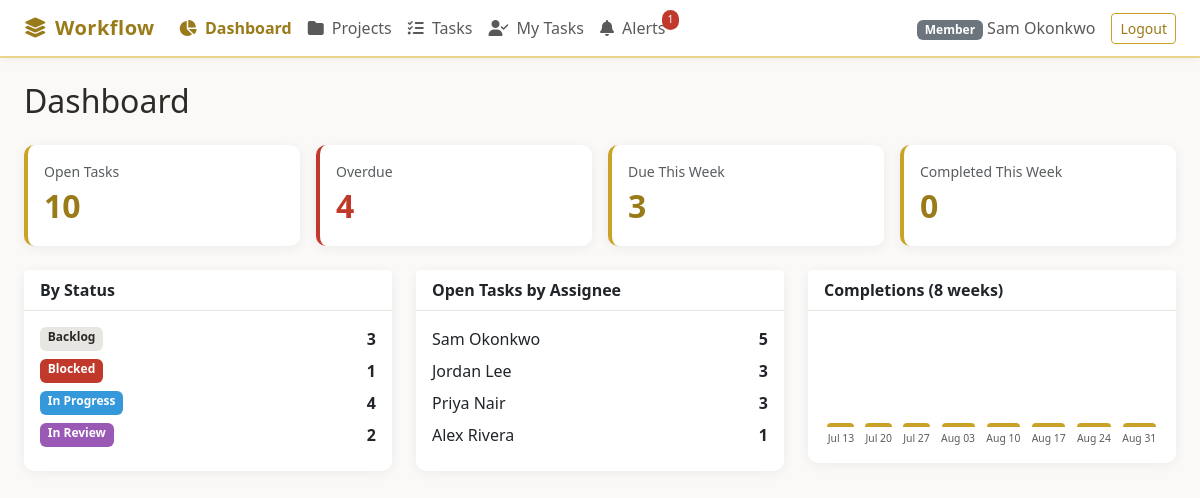
/dashboard (signed in), run on the app's committed database.
### models/user.py (models this page shows, shortened)
class UserModel(db.Model):
    __tablename__ = "users"
    id = db.Column(db.Integer, primary_key=True)
    name = db.Column(db.String(120), nullable=False)
    email = db.Column(db.String(120), unique=True, nullable=False, index=True)
    password_hash = db.Column(db.String(256), nullable=False)
    role = db.Column(db.String(20), nullable=False, default="member")
    created_at = db.Column(db.DateTime, default=datetime.utcnow)
    owned_projects = db.relationship("ProjectModel", back_populates="owner", foreign_keys="ProjectModel.owner_id")
    memberships = db.relationship("ProjectMemberModel", back_populates="user", cascade="all, delete-orphan")
    assignments = db.relationship("TaskAssigneeModel", back_populates="user", cascade="all, delete-orphan")
    comments = db.relationship("CommentModel", back_populates="user")
    history_entries = db.relationship("TaskHistoryModel", back_populates="user")
    alerts = db.relationship("AlertModel", back_populates="user", cascade="all, delete-orphan")
    @property
    def is_manager(self):
        return self.role == "manager"

### models/tasks.py (models this page shows, shortened)
class TaskModel(db.Model):
    __tablename__ = "tasks"
    id = db.Column(db.Integer, primary_key=True)
    project_id = db.Column(db.Integer, db.ForeignKey("projects.id"), nullable=False)
    title = db.Column(db.String(200), nullable=False)
    description = db.Column(db.Text, default="")
    priority = db.Column(db.String(20), default="Medium", nullable=False)
    status = db.Column(db.String(20), default="Backlog", nullable=False)
    due_date = db.Column(db.Date, nullable=True)
    blocked_from_status = db.Column(db.String(20), nullable=True)
    created_at = db.Column(db.DateTime, default=datetime.utcnow)
    updated_at = db.Column(db.DateTime, default=datetime.utcnow, onupdate=datetime.utcnow)
    project = db.relationship("ProjectModel", back_populates="tasks")
    assignees = db.relationship("TaskAssigneeModel", back_populates="task", cascade="all, delete-orphan")
    comments = db.relationship("CommentModel", back_populates="task", cascade="all, delete-orphan")
    history = db.relationship("TaskHistoryModel", back_populates="task", cascade="all, delete-orphan")
    alerts = db.relationship("AlertModel", back_populates="task", cascade="all, delete-orphan")
    blocking_deps = db.relationship(
        "TaskDependencyModel",
        foreign_keys="TaskDependencyModel.task_id",
        back_populates="task",
        cascade="all, delete-orphan",
    )
    @property
    def is_overdue(self):
        if not self.due_date or self.status == "Done":
            return False
        return self.due_date < date.today()

### routes/dashboard.py (the view)
@dashboard_bp.route("/dashboard")
@require_login
def index():
    data = get_dashboard_data(g.current_user)
    alert_count = get_alert_count(g.current_user)
    return render_template(
        "manager/dashboard.html" if g.current_user.is_manager else "member/dashboard.html",
        dashboard=data,
        alert_count=alert_count,
        user=g.current_user,
    )

### services/alert_service.py (called while the page is built)
def get_active_alerts(user):
    alerts = (
        AlertModel.query.filter_by(user_id=user.id)
        .join(TaskModel)
        .filter(TaskModel.status != "Done")
        .filter(AlertModel.dismissed_at.is_(None))
        .all()
    )
    active = []
    for a in alerts:
        if a.task and a.task.is_overdue:
            active.append(a)
    return active

def get_alert_count(user):
    return len(get_active_alerts(user))

### services/dashboard_service.py (called while the page is built)
def _base_query(user):
    project_ids = get_user_project_ids(user)
    if not project_ids:
        return TaskModel.query.filter(db.false())
    return TaskModel.query.filter(TaskModel.project_id.in_(project_ids))

def datetime_combine(d):
    from datetime import datetime
    return datetime.combine(d, datetime.min.time())

def get_status_breakdown(user):
    project_ids = get_user_project_ids(user)
    if not project_ids:
        return {}
    rows = (
        db.session.query(TaskModel.status, func.count(TaskModel.id))
        .filter(TaskModel.project_id.in_(project_ids))
        .group_by(TaskModel.status)
        .all()
    )
    return {status: count for status, count in rows}

def get_assignee_breakdown(user):
    project_ids = get_user_project_ids(user)
    if not project_ids:
        return []
    rows = (
        db.session.query(UserModel.name, func.count(TaskModel.id))
        .join(TaskAssigneeModel, TaskAssigneeModel.user_id == UserModel.id)
        .join(TaskModel, TaskModel.id == TaskAssigneeModel.task_id)
        .filter(TaskModel.project_id.in_(project_ids))
        .filter(TaskModel.status != "Done")
        .group_by(UserModel.id, UserModel.name)
        .order_by(func.count(TaskModel.id).desc())
        .all()
    )
    return [{"name": name, "count": count} for name, count in rows]

def get_completion_chart(user):
    today = date.today()
    this_monday = today - timedelta(days=today.weekday())
    weeks = []
    for i in range(7, -1, -1):
        week_start = this_monday - timedelta(weeks=i)
        week_end = week_start + timedelta(days=6)
        count = (
            _base_query(user)
            .filter(TaskModel.status == "Done")
            .filter(TaskModel.updated_at >= datetime_combine(week_start))
            .filter(TaskModel.updated_at < datetime_combine(week_end + timedelta(days=1)))
            .count()
        )
        weeks.append({
            "label": week_start.strftime("%b %d"),
            "count": count,
        })
    return weeks

### templates/member/dashboard.html
{% extends "manager/dashboard.html" %}

### templates/manager/dashboard.html (shortened to what this page needs)
{% extends "base.html" %}
{% block content %}
<div id="dashboard-app">
    <h2 class="mb-4">Dashboard</h2>
    <div class="row g-3 mb-4">
        <div class="col-md-3">
            <div class="card stat-card p-3">
                <div class="text-muted small">Open Tasks</div>
                <div class="stat-value">{{ dashboard.headlines.open_tasks }}</div>
            </div>
        </div>
        <div class="col-md-3">
            <div class="card stat-card overdue p-3">
                <div class="text-muted small">Overdue</div>
                <div class="stat-value">{{ dashboard.headlines.overdue_tasks }}</div>
            </div>
        </div>
        <div class="col-md-3">
            <div class="card stat-card p-3">
                <div class="text-muted small">Due This Week</div>
                <div class="stat-value">{{ dashboard.headlines.due_this_week }}</div>
            </div>
        </div>
        <div class="col-md-3">
            <div class="card stat-card p-3">
                <div class="text-muted small">Completed This Week</div>
                <div class="stat-value">{{ dashboard.headlines.completed_this_week }}</div>
            </div>
        </div>
    </div>
    <div class="row g-4">
        <div class="col-md-4">
            <div class="card">
                <div class="card-header">By Status</div>
                <div class="card-body">
                    {% for status, count in dashboard.by_status.items() %}
                    <div class="d-flex justify-content-between mb-2">
                        <span class="badge" data-status="{{ status }}">{{ status }}</span>
                        <strong>{{ count }}</strong>
                    </div>
                    {% else %}
                    <p class="text-muted mb-0">No tasks yet.</p>
                    {% endfor %}
                </div>
            </div>
        </div>
        <div class="col-md-4">
            <div class="card">
                <div class="card-header">Open Tasks by Assignee</div>
                <div class="card-body">
                    {% for item in dashboard.by_assignee %}
                    <div class="d-flex justify-content-between mb-2">
                        <span>{{ item.name }}</span>
                        <strong>{{ item.count }}</strong>
                    </div>
                    {% else %}
                    <p class="text-muted mb-0">No assignments yet.</p>
                    {% endfor %}
                </div>
            </div>
        </div>
        <div class="col-md-4">
            <div class="card">
                <div class="card-header">Completions (8 weeks)</div>
                <div class="card-body">
                    <div class="d-flex align-items-end gap-1" style="height:120px">
                        {% set max_count = dashboard.completions|map(attribute='count')|max if dashboard.completions else 1 %}
                        {% for week in dashboard.completions %}
                        <div class="flex-fill text-center">
                            <div class="chart-bar mx-auto" style="height:{{ (week.count / (max_count or 1)) * 100 }}px; width:80%"></div>
                            <small class="text-muted d-block mt-1" style="font-size:0.65rem">{{ week.label }}</small>
                        </div>
                        {% endfor %}
                    </div>
                </div>
            </div>
        </div>
    </div>
</div>
{% endblock %}

### templates/base.html (shortened to what this page needs)
<!DOCTYPE html>
<html lang="en">
<head>
    <link href="https://cdn.jsdelivr.net/npm/bootstrap@5.3.3/dist/css/bootstrap.min.css" rel="stylesheet">
    <link href="https://cdnjs.cloudflare.com/ajax/libs/font-awesome/6.5.1/css/all.min.css" rel="stylesheet">
    <link href="{{ url_for('static', filename='css/style.css') }}" rel="stylesheet">
</head>
<body>
    {% if user is defined and user %}
    <nav class="navbar navbar-expand-lg navbar-light sticky-top">
        <div class="container-fluid px-4">
            <a class="navbar-brand" href="{{ url_for('dashboard.index') }}">
                <i class="fas fa-layer-group me-2"></i>Workflow
            </a>
            <div class="collapse navbar-collapse" id="nav">
                <ul class="navbar-nav me-auto">
                    <li class="nav-item">
                        <a class="nav-link {% if request.endpoint == 'dashboard.index' %}active{% endif %}" href="{{ url_for('dashboard.index') }}">
                            <i class="fas fa-chart-pie me-1"></i> Dashboard
                        </a>
                    </li>
                    <li class="nav-item">
                        <a class="nav-link {% if 'projects' in (request.endpoint or '') %}active{% endif %}" href="{{ url_for('projects.list_projects') }}">
                            <i class="fas fa-folder me-1"></i> Projects
                        </a>
                    </li>
                    <li class="nav-item">
                        <a class="nav-link {% if 'tasks' in (request.endpoint or '') %}active{% endif %}" href="{{ url_for('tasks.task_list') }}">
                            <i class="fas fa-tasks me-1"></i> Tasks
                        </a>
                    </li>
                    <li class="nav-item">
                        <a class="nav-link {% if request.endpoint == 'tasks.my_tasks' %}active{% endif %}" href="{{ url_for('tasks.my_tasks') }}">
                            <i class="fas fa-user-check me-1"></i> My Tasks
                        </a>
                    </li>
                    <li class="nav-item position-relative">
                        <a class="nav-link {% if 'alerts' in (request.endpoint or '') %}active{% endif %}" href="{{ url_for('alerts.list_alerts') }}">
                            <i class="fas fa-bell me-1"></i> Alerts
                            {% if alert_count %}<span class="alert-badge">{{ alert_count }}</span>{% endif %}
                        </a>
                    </li>
                </ul>
                <span class="navbar-text me-3">
                    <span class="badge bg-secondary">{{ user.role|capitalize }}</span>
                    {{ user.name }}
                </span>
                <a href="{{ url_for('auth.logout') }}" class="btn btn-outline-gold btn-sm">Logout</a>
            </div>
        </div>
    </nav>
    {% endif %}
    <main class="{% if user is defined and user %}container-fluid px-4 py-4{% endif %}">
        {% block content %}{% endblock %}
    </main>
</body>
</html>

### static/css/style.css (style rules this page uses)
:root { --gold: #c9a227; --gold-light: #e8d48b; --gold-dark: #9a7b1a; --white: #ffffff; --off-white: #faf9f7; --gray-100: #f5f4f2; --gray-200: #e8e6e3; --gray-600: #6b6560; --gray-800: #2d2a26; --danger: #c0392b; --success: #27ae60; }
* { box-sizing: border-box; }
body { font-family: 'Segoe UI', system-ui, -apple-system, sans-serif; background: var(--off-white); color: var(--gray-800); min-height: 100vh; }
.navbar-brand { font-weight: 700; color: var(--gold-dark) !important; letter-spacing: 0.5px; }
.navbar { background: var(--white) !important; border-bottom: 2px solid var(--gold-light); box-shadow: 0 1px 8px rgba(0,0,0,0.06); }
.nav-link.active { color: var(--gold-dark) !important; font-weight: 600; }
.btn-outline-gold { border-color: var(--gold); color: var(--gold-dark); }
.card { border: none; box-shadow: 0 2px 12px rgba(0,0,0,0.06); border-radius: 10px; }
.card-header { background: var(--white); border-bottom: 1px solid var(--gray-200); font-weight: 600; }
.stat-card { border-left: 4px solid var(--gold); transition: transform 0.15s; }
.stat-card .stat-value { font-size: 2rem; font-weight: 700; color: var(--gold-dark); }
.stat-card.overdue { border-left-color: var(--danger); }
.stat-card.overdue .stat-value { color: var(--danger); }
.alert-badge { position: absolute; top: 2px; right: -6px; background: var(--danger); color: white; font-size: 0.65rem; padding: 2px 6px; border-radius: 10px; }
.badge[data-status="Backlog"] { background: var(--gray-200); color: var(--gray-800); }
.badge[data-status="In Progress"] { background: #3498db; }
.badge[data-status="In Review"] { background: #9b59b6; }
.badge[data-status="Blocked"] { background: var(--danger); }
.chart-bar { background: var(--gold); border-radius: 4px 4px 0 0; min-height: 4px; transition: height 0.3s; }

### data on the page
UserModel: role "Member", name "Sam Okonkwo", count "5"
TaskModel: status "Backlog", project "3"
TaskModel: status "Blocked", project "1"
UserModel: name "Jordan Lee", count "3"
UserModel: name "Priya Nair", count "3"
UserModel: name "Alex Rivera", count "1"

### other printed values
{{ alert_count }} "1"
{{ dashboard.headlines.open_tasks }} "10"
{{ dashboard.headlines.overdue_tasks }} "4"
{{ dashboard.headlines.due_this_week }} "3"
{{ dashboard.headlines.completed_this_week }} "0"
{{ status }} "In Progress" "In Review"
{{ count }} "4" "2"
{{ week.label }} "Jul 13" "Jul 20" "Jul 27" "Aug 03" "Aug 10" "Aug 17" "Aug 24" "Aug 31"
